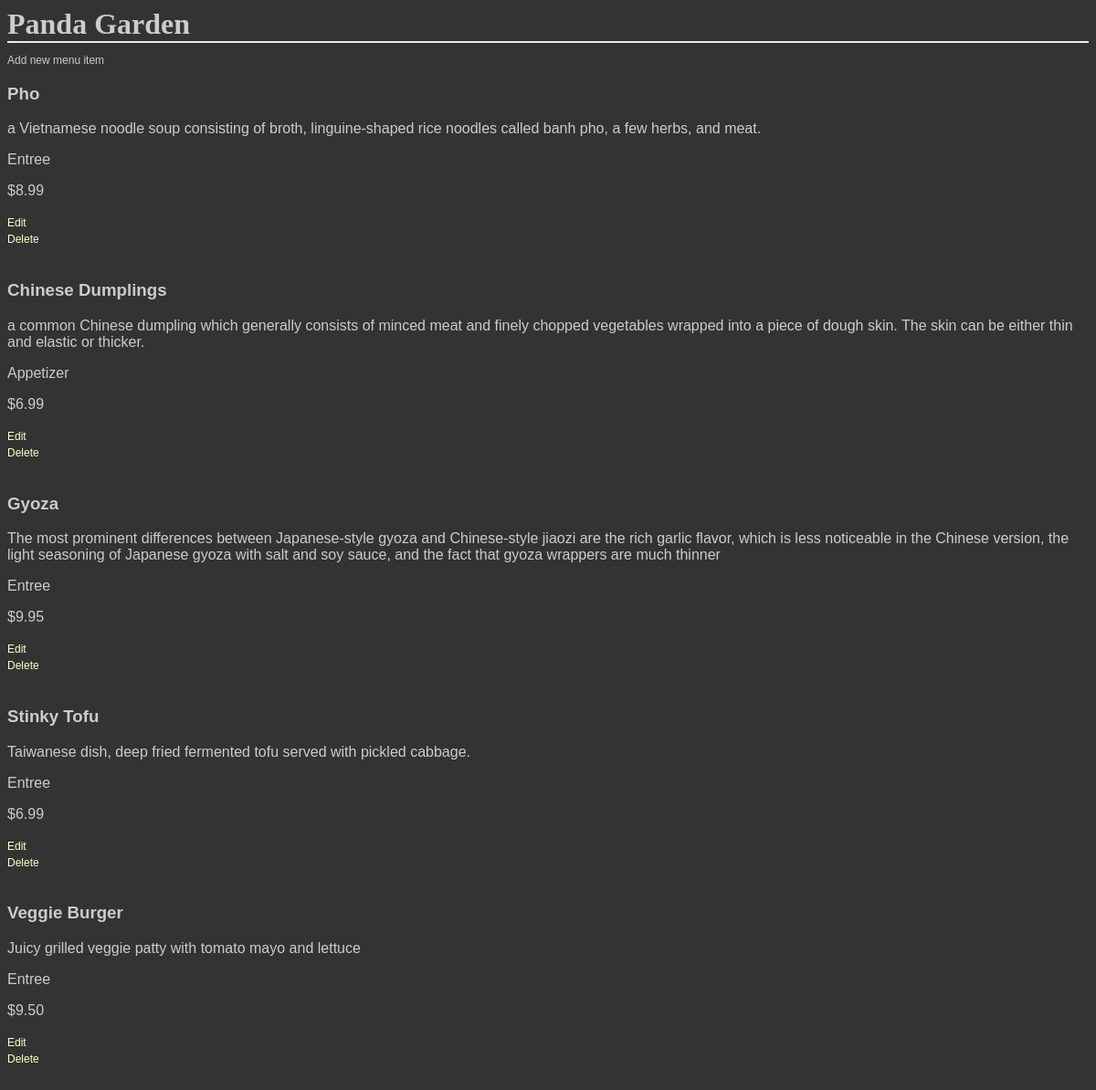
Page /restaurants/3/menu on the committed database.
### database_setup.py (models this page shows, shortened)
class Restaurant(Base):
	__tablename__ = "restaurant"
	name = Column(String(80), nullable=False)
	id = Column(Integer, primary_key=True)

class MenuItem(Base):
	__tablename__ = "menu_item"
	name = Column(String(80), nullable=False)
	id = Column(Integer, primary_key=True)
	course = Column(String(250))
	description = Column(String(250))
	price = Column(String(8))
	restaurant_id = Column(Integer, ForeignKey("restaurant.id"))
	restaurant = relationship(Restaurant)

### final_project.py (the view)
@app.route('/restaurants/<int:restaurant_id>/menu')
def show_restaurant_with_id(restaurant_id):
	restaurant = session.query(Restaurant).filter_by(id=restaurant_id).one()
	items = session.query(MenuItem).filter_by(restaurant_id=restaurant_id).all()
	for i in range(len(items)):
		if not '$' in items[i].price:
			items[i].price = '$' + items[i].price
	return render_template('menu.html', items=items, restaurant=restaurant)

### templates/menu.html (shortened to what this page needs)
<!DOCTYPE html>
<html>
	<head>
		<link rel="stylesheet" type="text/css" href="styles.css">
	</head>
	<body>
		<h1>{{restaurant.name}}</h1>
		<a href='{{url_for("create_menu_item", restaurant_id=restaurant.id)}}'><p>Add new menu item<p></a>
		{% for item in items %}
			<div>
				<h3>{{item.name}}</h3>
				<p>{{item.description}}</p>
				<p>{{item.course}}</p>
				<p>{{item.price}}</p>
				<a href='{{url_for("edit_menu_item", restaurant_id=restaurant.id, menu_id=item.id)}}'>Edit</a><br/>
				<a href='{{url_for("delete_menu_item", restaurant_id=restaurant.id, menu_id=item.id)}}'>Delete</a><br/><br/>
			</div>
		{% endfor %}
	</body>
</html>

### static/styles.css (style rules this page uses)
body { font-family: sans-serif; background-color: #333333; background-image: url('https://cloud.githubusercontent.com/assets/9041401/6119508/7cbced14-b07e-11e4-9dbd-f01488203879.jpg') }
h1, h2, h3, h4 { color: #CCCCCC; }
h1, h2 { font-family: 'Georgia', serif; margin: 0; }
h1 { border-bottom: 2px solid #eee; }
p { color: #CCCCCC; }
a { text-decoration: none; color:#FFFFCC; font-size: .75em; }

### rows in the picture
Restaurant: name "Panda Garden"
MenuItem: name "Pho", description "a Vietnamese noodle soup consisting of broth, linguine-shaped rice noodles called banh pho, a few herbs, and meat.", course "Entree", price "$8.99"
MenuItem: name "Chinese Dumplings", description "a common Chinese dumpling which generally consists of minced meat and finely chopped vegetables wrapped into a piece of dough skin. The skin can be either thin and elastic or thicker.", course "Appetizer", price "$6.99"
MenuItem: name "Gyoza", description "The most prominent differences between Japanese-style gyoza and Chinese-style jiaozi are the rich garlic flavor, which is less noticeable in the Chinese version, the light seasoning of Japanese gyoza with salt and soy sauce, and the fact that gyoza wrappers are much thinner", course "Entree", price "$9.95"
MenuItem: name "Stinky Tofu", description "Taiwanese dish, deep fried fermented tofu served with pickled cabbage.", course "Entree", price "$6.99"
MenuItem: name "Veggie Burger", description "Juicy grilled veggie patty with tomato mayo and lettuce", course "Entree", price "$9.50"
